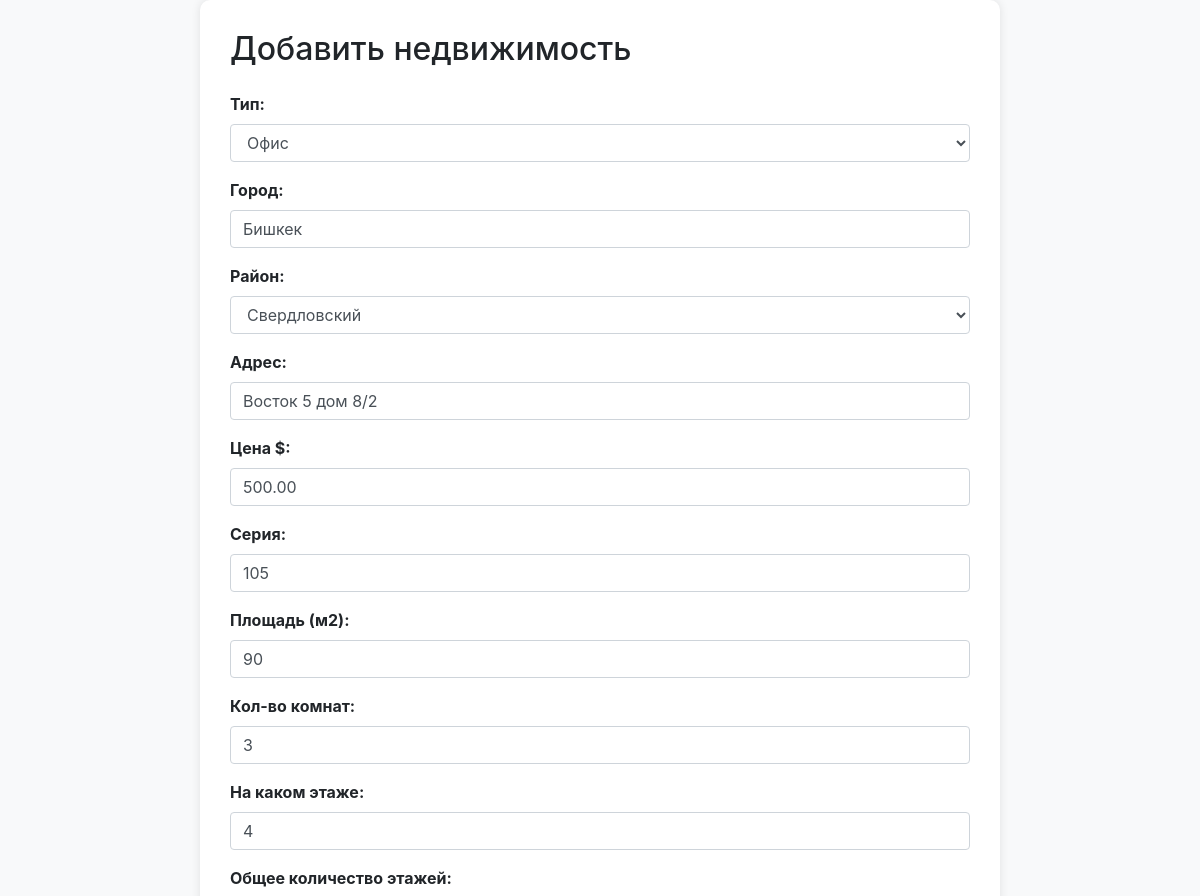
Page /private/object/change/5 (signed in, upper part) on the earlier database version.
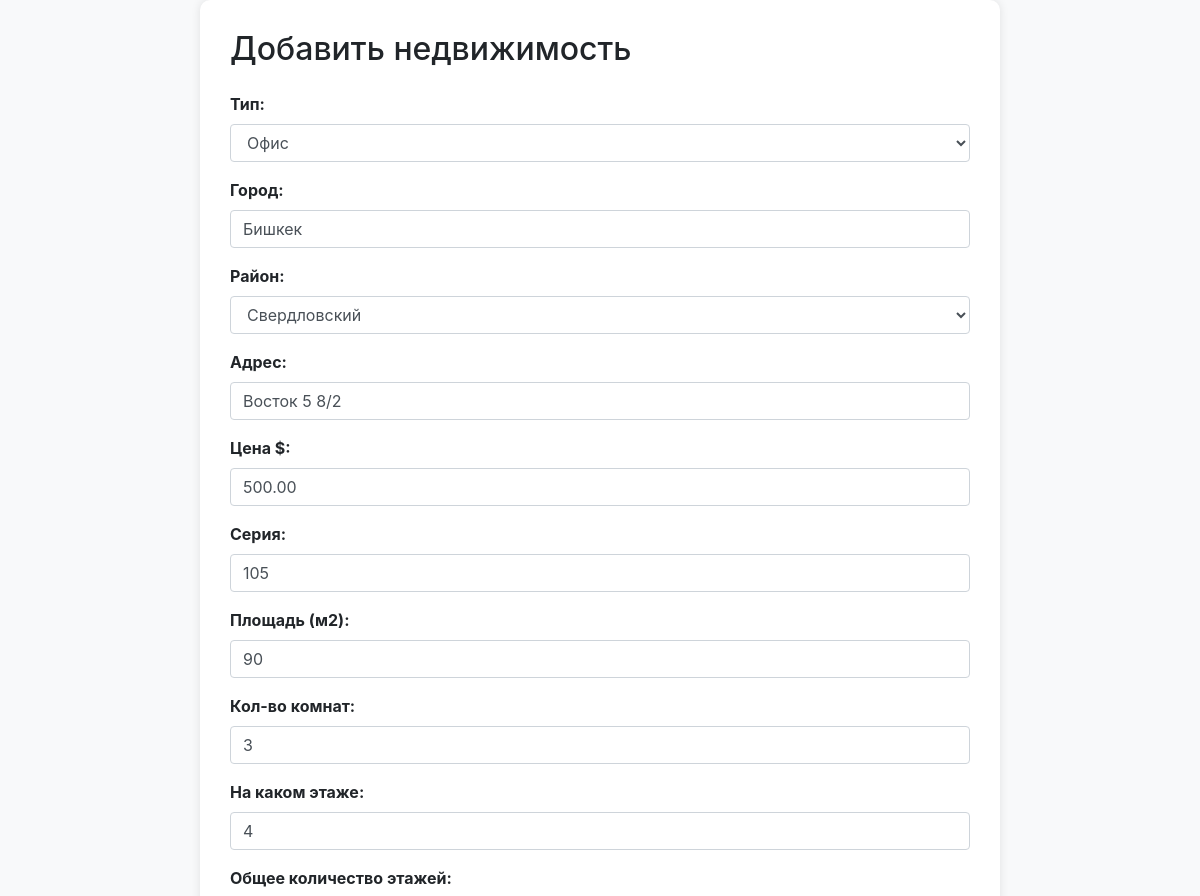
Same page on the later database version.
### objects/models.py (models this page shows, shortened)
class ObjectAd(models.Model):
    AD_TYPES = [
        ('Аренда', 'Аренда'),
        ('Продажа', 'Продажа')
    ]
    STATUS = [
        ('completed', 'Завершен'),
        ('incomplete', 'Не завершен')
    ]
    rooms = models.IntegerField(null=True, blank=True)
    current_floor = models.IntegerField(blank=True, null=True)
    total_floors = models.IntegerField(blank=True, null=True)
    otoplenie = models.CharField(max_length=50, null=True, blank=True)
    furniture = models.CharField(max_length=50, null=True, blank=True)
    balcony = models.CharField(max_length=50, null=True, blank=True)
    series = models.IntegerField(null=True, blank=True)
    window_direction = models.CharField(max_length=100, null=True, blank=True)
    security = models.CharField(max_length=50, null=True, blank=True)
    area = models.IntegerField()
    city = models.CharField(max_length=50, null=True, blank=True)
    address = models.CharField(max_length=100)
    latitude = models.CharField(max_length=30, null=True, blank=True)  # Широта
    longitude = models.CharField(max_length=30, null=True, blank=True)  # Долгота
    zastroishik = models.CharField(max_length=50, null=True, blank=True)
    ad_type = models.CharField(max_length=10, choices=AD_TYPES, default='Продажа')
    price = models.DecimalField(max_digits=11, decimal_places=2)
    date_created = models.DateTimeField(auto_now_add=True)
    kitchens_area = models.IntegerField(null=True, blank=True)
    documents = models.CharField(max_length=50, null=True, blank=True)
    walls_material = models.CharField(max_length=50, null=True, blank=True)
    status = models.CharField(max_length=20, choices=STATUS, blank=True, null=True, default='completed')
    category = models.ForeignKey(to=Category, related_name='category', on_delete=models.SET_NULL, null=True, blank=True)
    district = models.ForeignKey(to=District, related_name='district', on_delete=models.SET_NULL, null=True, blank=True)
    agent = models.ForeignKey(to=Agent, related_name='agent_object', on_delete=models.SET_NULL, null=True, blank=True)

### adminus/views.py (the view, shortened to what this page needs)
# urls.py: path('object/change/<int:pk>', login_required(views.AdminChangeObject.as_view()), name='change_object'),
class AdminChangeObject(UpdateView):
    model = ObjectAd
    template_name = 'adminus/update_nedvij.html'
    form_class = ObjectForm
    success_url = reverse_lazy('adminus:objects')

### objects/models.py (called while the page is built)
    def __str__(self):
        return self.category_name

    def __str__(self):
        return self.district_name

### users/models.py (called while the page is built)
    def __str__(self):
        return f'{self.id} | {self.full_name}'

### adminus/templates/adminus/update_nedvij.html (shortened to what this page needs)
<!DOCTYPE html>
<html lang="en">
<head>
    <link rel="stylesheet" href="https://stackpath.bootstrapcdn.com/bootstrap/4.5.2/css/bootstrap.min.css">
</head>
<body>
    <div class="container">
        <h2 class="mb-4">Добавить недвижимость</h2>
        <form action="{% url 'adminus:change_object' object.id %}" method="post" enctype="multipart/form-data">
            <div class="form-group">
                <label for="{{ form.category.id_for_label }}">Тип:</label>
                {{ form.category }}
            </div>
            <div class="form-group">
                <label for="{{ form.city.id_for_label }}">Город:</label>
                {{ form.city }}
            </div>
            <div class="form-group">
                <label for="{{ form.district.id_for_label }}">Район:</label>
                {{ form.district }}
            </div>
            <div class="form-group">
                <label for="{{ form.address.id_for_label }}">Адрес:</label>
                {{ form.address }}
            </div>
            <div class="form-group">
                <label for="{{ form.price.id_for_label }}">Цена $:</label>
                {{ form.price }}
            </div>
            <div class="form-group">
                <label for="{{ form.series.id_for_label }}">Серия:</label>
                {{ form.series }}
            </div>
            <div class="form-group">
                <label for="{{ form.area.id_for_label }}">Площадь (м2):</label>
                {{ form.area }}
            </div>
            <div class="form-group">
                <label for="{{ form.rooms.if_for_label }}">Кол-во комнат:</label>
                {{ form.rooms }}
            </div>
            <div class="form-group">
                <label for="{{ form.current_floor.id_for_label }}">На каком этаже:</label>
                {{ form.current_floor }}
            </div>
            <div class="form-group">
                <label for="{{ form.total_floors.id_for_label }}">Общее количество этажей:</label>
            </div>
        </form>
    </div>
</body>
</html>

Differences in the rows shown:
changed ObjectAd "Офис": address "Восток 5 дом 8/2" → "Восток 5 8/2"
